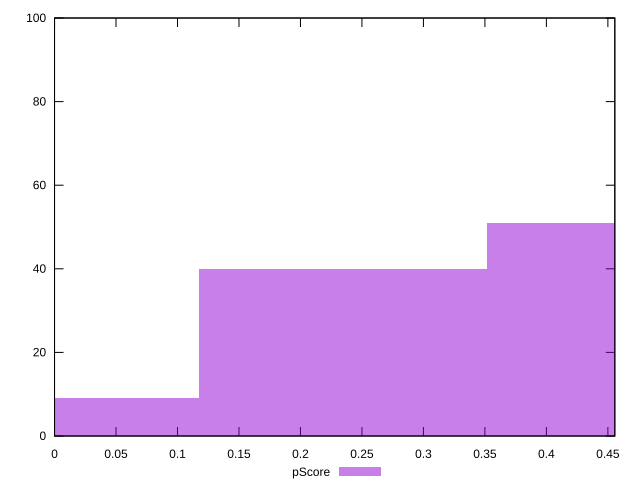

Write the gnuplot code that produced this figure.
reset

$pScore <<EOF
0.46904890709411307 51
0.23452445354705653 40
0 9
EOF

set key outside below
set boxwidth 0.23452445354705653
set xrange [0:0.4556470588235294]
set yrange [0:100]
set trange [0:100]
set style fill transparent solid 0.5 noborder
set terminal svg size 640, 490 enhanced background rgb 'white'
set output "report_00022_2021-02-20T12:08:46.964Z/render-blocking-resources/samples/pages/pScore/histogram.svg"

plot $pScore title "pScore" with boxes

reset
